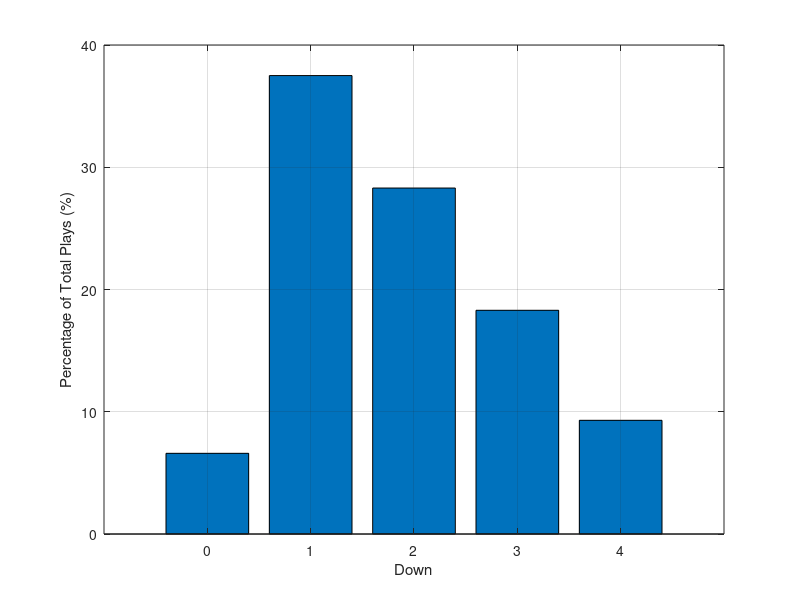

MATLAB code to generate this figure: (Note: this script raises an error after producing the figure.)
%% EDA Bar Graphs

%% graph by downs

figure
x = 0:1:4;
y = [6.6 37.5 28.3 18.3 9.3];
bar(x,y)
xlabel('Down');
ylabel('Percentage of Total Plays (%)');
% title('Percentage of Plays by Down');
grid;

%% graph by yard line

figure
x = 1:99;
load('y');
bar(x,y, 'Stacked')
xlabel('Yard Line');
ylabel('Percentage of Total Plays (%)');
% title('Percentage of Plays by Yard Line');
grid;

%% graph by play type

figure
y = [40.3 28.6 12.88 6.7 3.0 2.7 2.5 1.9 1.5 ];
bar(y)
xlabel('Type of Play');
ylabel('Percentage of Total Plays (%)');
% title('Percentage of Plays by Play Type');
somenames={'Pass'; 'Run';'Punt'; 'Penalty'; 'Touchdown';'Sack'; 'Field Goal'; 'Turnover'; 'Scramble';};
% xt = get(gca, 'XTick');
% set(gca, 'XTick', xt, 'XTickLabel', {'Pass' 'Rush' 'Sack' 'Scramble' 'Turnover' 'Penalty' 'Punt' 'TD' 'FG' 'Safety'})
set(gca,'xticklabel',somenames)
grid;


%% graph by year

figure
y = [25.84 24.66 24.86 24.64];
bar(y)
xlabel('Season');
ylabel('Percentage of Total Plays (%)');
title('Percentage of Plays by Year');
somenames={'2013-14'; '2014-15'; '2015-16'; '2016-17';};
% xt = get(gca, 'XTick');
% set(gca, 'XTick', xt, 'XTickLabel', {'Pass' 'Rush' 'Sack' 'Scramble' 'Turnover' 'Penalty' 'Punt' 'TD' 'FG' 'Safety'})
set(gca,'xticklabel',somenames)
grid;



%% Reality

    y = [4.1 81.7 107.8 11.9];
%     hbar = bar(y);
    
    figure
    hold on
    for i = 1:length(y)
        hbar=bar(i,y(i));
        if y(i) == 107.8
            set(hbar,'FaceColor','k');
        else
            set(hbar,'FaceColor','r');
        end
    end

    % Get the data for all the bars that were plotted

    x = get(hbar,'XData');

    y = get(hbar,'YData');

 

    ygap = 0.1;  % Specify vertical gap between the bar and label

    ylimits = get(gca,'YLim');

%     set(gca,'YLim',[ylim(1),ylim(2)+0.2*max(y)]); % Increase y limit for labels

 
    % Create labels to place over bars

    labels = {'4.1', '81.7','107.8','11.9'}; 

    for i = 1:length(x) % Loop over each bar 

            xpos = x(i);        % Set x position for the text label

            ypos = y(i) + ygap; % Set y position, including gap

            htext = text(xpos,ypos,labels{i});          % Add text label

            set(htext,'VerticalAlignment','bottom','HorizontalAlignment','center')

    end
    
    xlabel('Stage');
ylabel('Duration (hours)');
title('Average Duration of Key Stages in Current Process');
somenames={'CTSim'; 'Contours'; 'Planning'; 'Plan Approval'};
% xt = get(gca, 'XTick');
% set(gca, 'XTick', xt, 'XTickLabel', {'Pass' 'Rush' 'Sack' 'Scramble' 'Turnover' 'Penalty' 'Punt' 'TD' 'FG' 'Safety'})
set(gca,'xticklabel',somenames)
grid;

% hbar(1,3).FaceColor = 'r';

%% all recommendations planning

    figure; % Create new figure

    y = [96.9 108.7 148.9 80.3 92.9 80.0 111.9 82.7 79.1 137.0 87.5 73.5 73.8];
    hbar = bar(y);

    % Get the data for all the bars that were plotted

    x = get(hbar,'XData');

    y = get(hbar,'YData');

 

    ygap = 0.1;  % Specify vertical gap between the bar and label

    ylimits = get(gca,'YLim');

    set(gca,'YLim',[50,160]); % Increase y limit for labels

 
    % Create labels to place over bars

    labels = {'96.9', '108.7', '148.9', '80.3', '92.9', '80.0', '111.9', '82.7', '79.1','137.0', '87.5', '73.5', '73.8'}; 

    for i = 1:length(x) % Loop over each bar 

            xpos = x(i);        % Set x position for the text label

            ypos = y(i) + ygap; % Set y position, including gap

            htext = text(xpos,ypos,labels{i});          % Add text label

            set(htext,'VerticalAlignment','bottom','HorizontalAlignment','center')

    end
    
    xlabel('Recommendation Number');
ylabel('Duration (hours)');
title('Average Duration of Planning Based on Different Recommendations');
somenames = {'1','2','3','4','5','6','7','8','9','10','11','12','13'}; 
% xt = get(gca, 'XTick');
% set(gca, 'XTick', xt, 'XTickLabel', {'Pass' 'Rush' 'Sack' 'Scramble' 'Turnover' 'Penalty' 'Punt' 'TD' 'FG' 'Safety'})
set(gca,'xticklabel',somenames)

hline = refline([0 108.1]);
hline.Color = 'r';

grid;

%% site group divisons

    figure; % Create new figure

    y = [25 1 2 1 10 7 12 5 8 8 11 4 6];
    hbar = bar(y);

    % Get the data for all the bars that were plotted

    x = get(hbar,'XData');

    y = get(hbar,'YData');

 

    ygap = 0.1;  % Specify vertical gap between the bar and label

    ylimits = get(gca,'YLim');

    set(gca,'YLim',[0,27]); % Increase y limit for labels

 
    % Create labels to place over bars

    labels = {'25', '1', '2', '1', '10', '7', '12', '5', '8', '8','11', '4', '6'}; 

    for i = 1:length(x) % Loop over each bar 

            xpos = x(i);        % Set x position for the text label

            ypos = y(i) + ygap; % Set y position, including gap

            htext = text(xpos,ypos,labels{i});          % Add text label

            set(htext,'VerticalAlignment','bottom','HorizontalAlignment','center')

    end
    
    xlabel('Disease Site');
ylabel('Percentage of Total Cases (%)');
% title('Breakdown of Cases by Disease Site');
somenames = {'H&N','Endocrine','Ocular','Skin','Lung','Upper GI','GU','Lowe GI','Gynae','CNS','Lymphoma','Paediatric','Sarcoma'}; 
% xt = get(gca, 'XTick');
% set(gca, 'XTick', xt, 'XTickLabel', {'Pass' 'Rush' 'Sack' 'Scramble' 'Turnover' 'Penalty' 'Punt' 'TD' 'FG' 'Safety'})
set(gca,'xticklabel',somenames)
grid;

%% verif & valid

    figure; % Create new figure

    y = [4.06 3.75 ; 81.74 79.56; 107.78 108.12; 11.87 11.53];
    hbar = bar(y);
    
    hbar(2).FaceColor = 'red';

    % Get the data for all the bars that were plotted

    x = get(hbar,'XData');

    y = get(hbar,'YData');

 

    ygap = 0.1;  % Specify vertical gap between the bar and label

    ylimits = get(gca,'YLim');

%     set(gca,'YLim',[0,120]); % Increase y limit for labels

 
    % Create labels to place over bars

    labels = {'4.06', '3.75', '81.74', '79.56', '107.78', '108.12', '11.87', '11.53'}; 

    for i = 1:2*length(x{1,1}) % Loop over each bar 

%             xpos = x{1,1}(i);        % Set x position for the text label
            xpos = zz(1)
            ypos = y{1,1}(i); % Set y position, including gap

            htext = text(xpos,ypos,labels{i});          % Add text label

            set(htext,'VerticalAlignment','bottom','HorizontalAlignment','center')

    end
    
    xlabel('Recommendation Number');
ylabel('Duration (hours)');
title('Comparison of Average Stage Durations between Reality and the Simulation');
somenames={'CTSim'; 'Contours'; 'Planning'; 'Plan Approval'};
% xt = get(gca, 'XTick');
% set(gca, 'XTick', xt, 'XTickLabel', {'Pass' 'Rush' 'Sack' 'Scramble' 'Turnover' 'Penalty' 'Punt' 'TD' 'FG' 'Safety'})
set(gca,'xticklabel',somenames)
grid;
legend ( [ {'Reality'} {'Simulation'} ], 'Location','NorthWest' );


